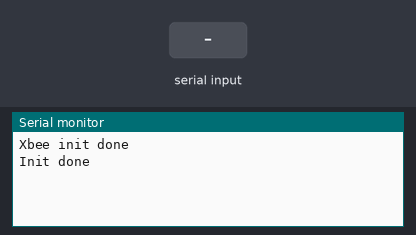
A sketch run on a simulated Arduino Uno, built with avr-gcc and run on an emulated ATmega328P. Parts: the last lines printed to the serial monitor. The inputs (shaded band) are chosen by the test bench.

Above: at 1.5 s.
1.6 s: "1" received over the second serial link
At 2.5 s:
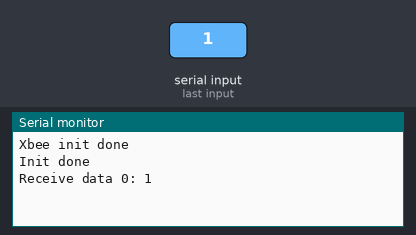
3.3 s: "0" received over the second serial link
At 4.5 s:
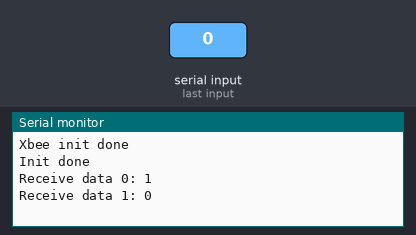
4.8 s: "2" received over the second serial link
At 5.4 s:
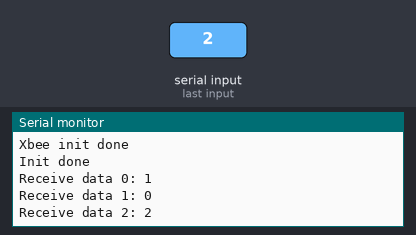

The sketch:

Test_XBee.ino
```cpp
#include "./XBee.h"


void setup()
{
	// デバック用シリアル通信は9600bps
	Serial.begin(9600);

	XBEE_Init();		// XBEEの初期化

	Serial.println(F("Init done"));
	delay(300);
}

void loop()
{
	XBEE_Test();		// XBEEの送受信テスト

	delay(25);			// 25 ms 待つ
}
```

PIN_ASSIGN.h
```cpp
#ifndef PIN_ASSIGN_H
#define PIN_ASSIGN_H

#define PIN_SRV 4

#define PIN_LIT A1
#define PIN_MIC A2

#define PIN_GPS_TX 8
#define PIN_GPS_RX 9
#define PIN_XBEE_TX 2
#define PIN_XBEE_RX 3
#define PIN_SD_SS  10
// SD MOSI 11
// SD MISO 12
// SD CLK  13

#define PIN_CAM2_SS 7

#define PIN_DC_MOTER1 5
#define PIN_DC_MOTER2 6

// #define SDA A4
// #define SCL A5

#endif
```

XBee.h
```cpp
#ifndef XBEE_H
#define XBEE_H

#include <SoftwareSerial.h>
#include "./PIN_ASSIGN.h"

SoftwareSerial XbeeSerial(PIN_XBEE_TX, PIN_XBEE_RX);

/*
https://www.switch-science.com/catalog/4089/
https://www.switch-science.com/catalog/1166/
https://www.switch-science.com/catalog/3495/
https://qiita.com/s_fujii/items/9804eaf3599139164aa3
*/

// #################### XBEE ####################

// 初期化
void XBEE_Init();
// テスト用コード
void XBEE_Test();

// Xbeeで str 文字列を送信
#define XBEE_Print(str)   XbeeSerial.print(str)
// Xbeeで str 文字列を送信（改行あり）
#define XBEE_Println(str) XbeeSerial.println(str)

#endif
```

XBee.ino
```cpp
#include "./XBee.h"


void XBEE_Init() {
	XbeeSerial.begin(9600);
	Serial.println(F("Xbee init done"));
}

void XBEE_Test() {
	// char receiveData[5];
	// if (XbeeSerial.available() > 5) {
	// 	XbeeSerial.readBytes(receiveData, 5);
	// 	Serial.println("");
	// 	Serial.print("Receive data:");
	// 	Serial.println(receiveData);
	// 	XbeeSerial.println("rec!!");
	// }
	static uint32_t rec_count = 0;

	const uint8_t MAX_LEN = 32;
	char receive_data[MAX_LEN+1];

	delay(500);

	uint8_t  len = 0;
	uint32_t rec_len = XbeeSerial.available();

	if (rec_len == 0) return;

	// Serial.print("Rec len: ");
	// Serial.println(rec_len);

	if (rec_len < MAX_LEN) {
		len = rec_len;
	} else {
		len = MAX_LEN;
	}

	XbeeSerial.readBytes(receive_data, len);
	// なんか文字列終端のnullが消えて，変なデータが入ってるきがしたので．
	receive_data[len] = '\0';

	// Serial.print("len: ");
	// Serial.println(len);

	Serial.print("Receive data ");
	Serial.print(rec_count);
	Serial.print(": ");
	// Serial.println(receive_data);
	Serial.println(receive_data);
	XBEE_Print("rec_count: ");
	XBEE_Println(rec_count);

	rec_count++;
}
```

Measured:
- after the input at 1.6 s, the serial monitor: prints a new line after 0.25 s (image 1)
- after the input at 3.3 s, the serial monitor: prints a new line after 0.14 s (image 2)
- after the input at 4.8 s, the serial monitor: prints a new line after 0.23 s (image 3)
